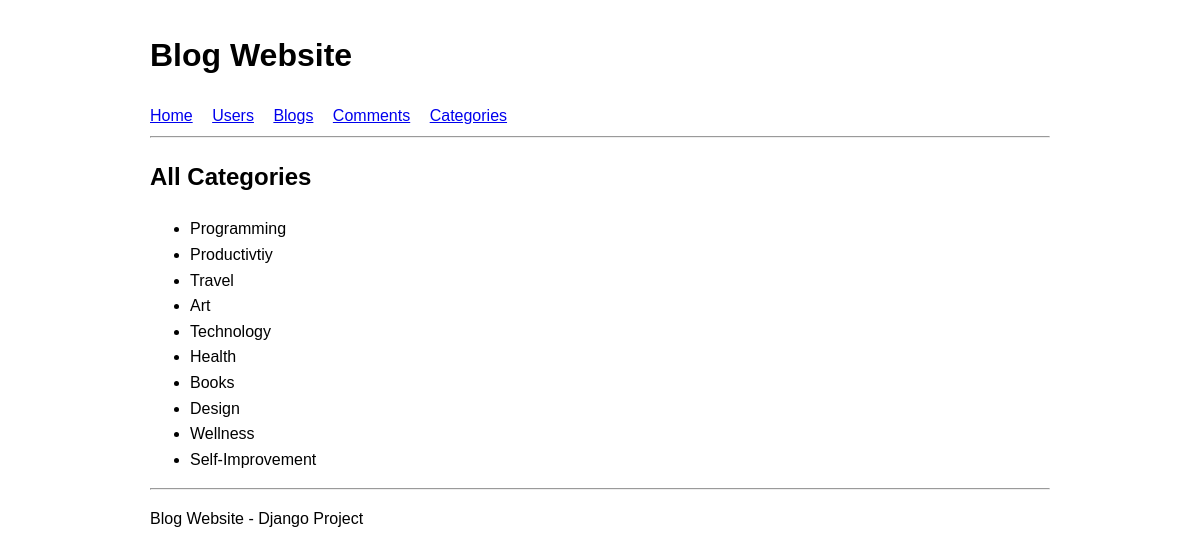
Page /categories/ on the committed database.
### blog/models.py (models this page shows, shortened)
class Category(models.Model):
    name = models.CharField(max_length=100, unique=True)

### blog/views.py (the view)
# urls.py: path('categories/', views.categories, name='categories'),
def categories(request):
    all_categories = Category.objects.all().order_by('id')
    return render(
        request,
        'categories.html',
        {'categories': all_categories}
    )

### blog/templates/categories.html (shortened to what this page needs)
{% extends "master.html" %}
{% block content %}
<h2>All Categories</h2>
<ul>
    {% for category in categories %}
        <li>{{ category.name }}</li>
    {% empty %}
        <li>No categories found.</li>
    {% endfor %}
</ul>
{% endblock %}

### blog/templates/master.html (style rules this page uses)
body { font-family: Arial, sans-serif; max-width: 900px; margin: 30px auto; padding: 0 20px; line-height: 1.6; }

### rows in the picture
Category: name "Programming"
Category: name "Productivtiy"
Category: name "Travel"
Category: name "Art"
Category: name "Technology"
Category: name "Health"
Category: name "Books"
Category: name "Design"
Category: name "Wellness"
Category: name "Self-Improvement"
